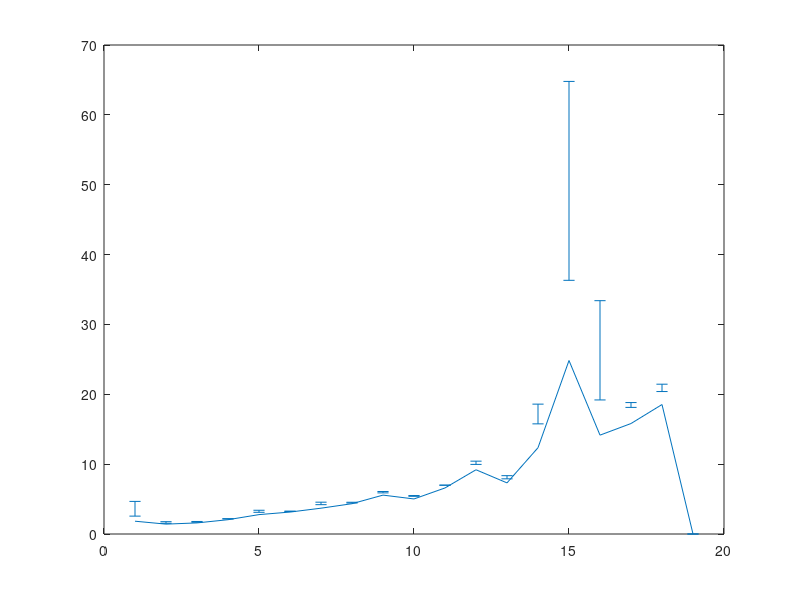

Source code (MATLAB):
% plottingTimes
% this should plot the times/erros/all points

load matlab.mat
clear('neg')
clear('pos')
clear('x')
clear('y')

numOfTimes = numel(totalAverageTimes(:, 1));
x = 1:numOfTimes;
y = totalAverageTimes(:, 4);
neg = totalAverageTimes(:, 5);
pos = totalAverageTimes(:, 6);
y = circshift(y, -1);
neg = circshift(neg, -1);
pos = circshift(pos, -1);

% err = 8*ones(size(y));
errorbar(x, y, neg, pos)